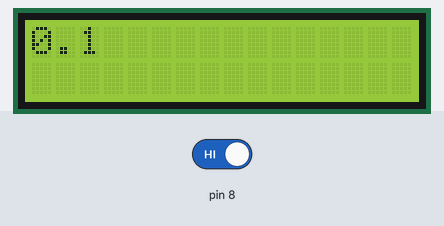
Recording of a sketch running on a simulated Arduino Uno, built with avr-gcc and run on an emulated ATmega328P. On the bench: 16×2 character LCD. Inputs (shaded band) come from the test bench; at power-on: pin 8 HIGH.

Above: at 0.16 s.
At 1.28 s:
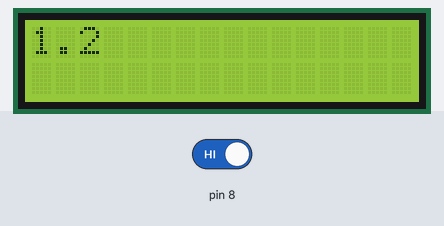
1.3 s: pin 8 driven LOW
At 2.1 s:
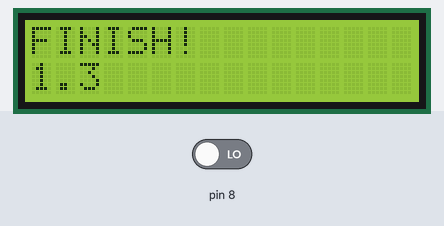
Timing chart, 0 to 4.3 s (numbered marks = the images above; inputs shaded):
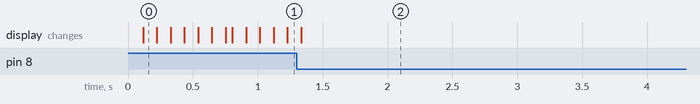

The sketch:

________.ino
```cpp
#include <LiquidCrystal.h>

LiquidCrystal lcd(7,6,5,3,2);

int t=0;
int flag=0;
int d=0;
int v=0;
int v2=0;

void setup()
{
  lcd.begin(16,2);
  pinMode(8,INPUT);
}
void loop()
{
  d=digitalRead(8);
  if((d==0)&&(flag==0))
  {
    t=millis();
    flag=1;
    lcd.setCursor(0,0);
    lcd.print("start!");
    delay(4000);
  }
  if(flag=1)
  {
    v=(millis()-t)/1000;
    v2=(millis()-t)/100;
    lcd.setCursor(0,0);
    lcd.print(v);
    lcd.print(".");
    lcd.print(v2-v*10);
  }
  d=digitalRead(8);
  if((d==0)&&(flag==1))
  {
    flag=2;
    v=(millis()-t)/1000;
    v2=(millis()-t)/100;
    lcd.setCursor(0,0);
    lcd.print("FINISH!");
    lcd.setCursor(0,1);
    lcd.print(v);
    lcd.print(".");
    lcd.print(v2-v*10);
    t=0;
    delay(900000);
  }
  delay(50);
  lcd.clear();
}
```

Measured:
- after the input at 1.3 s, the display: changes at once (image 2)
